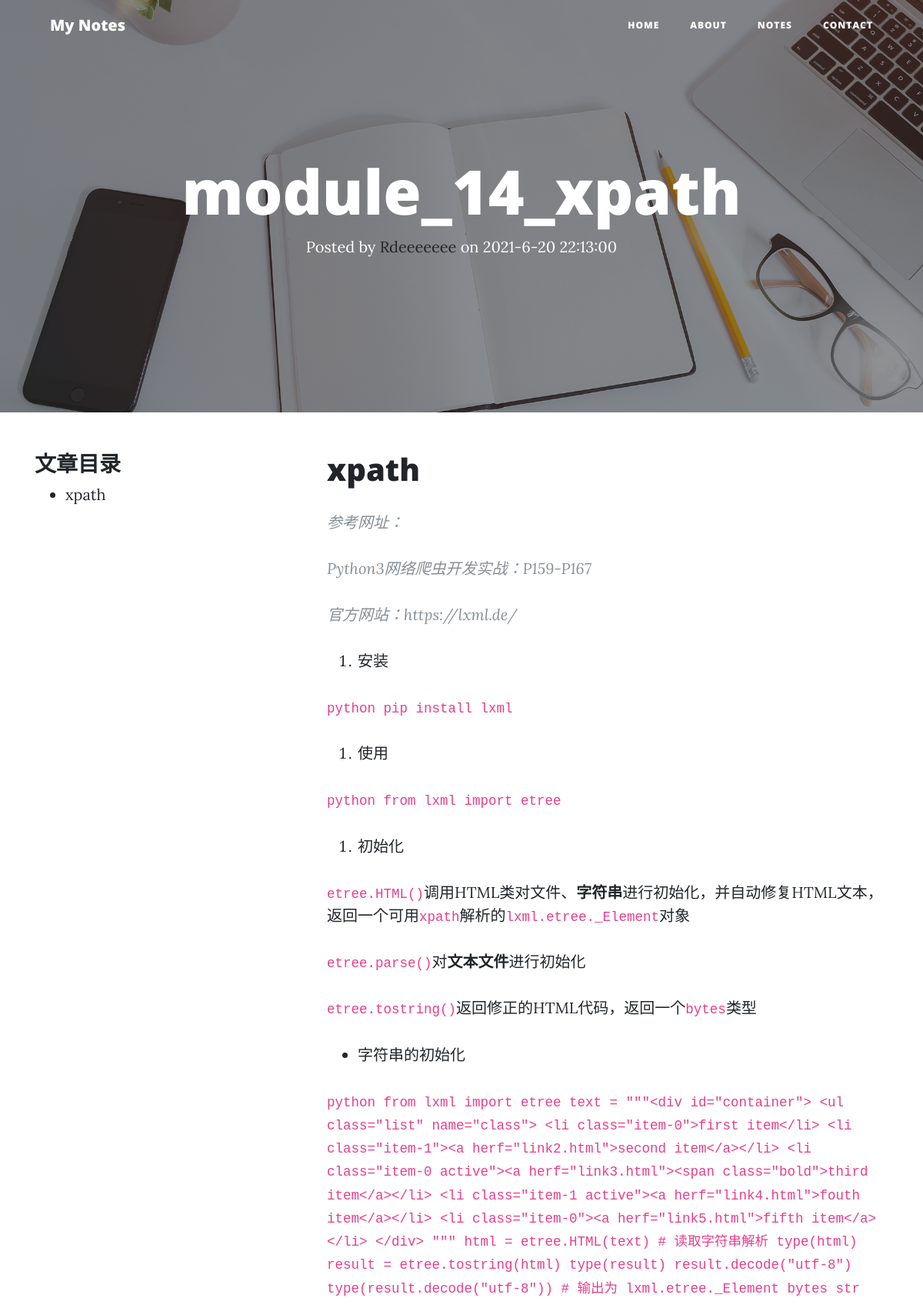
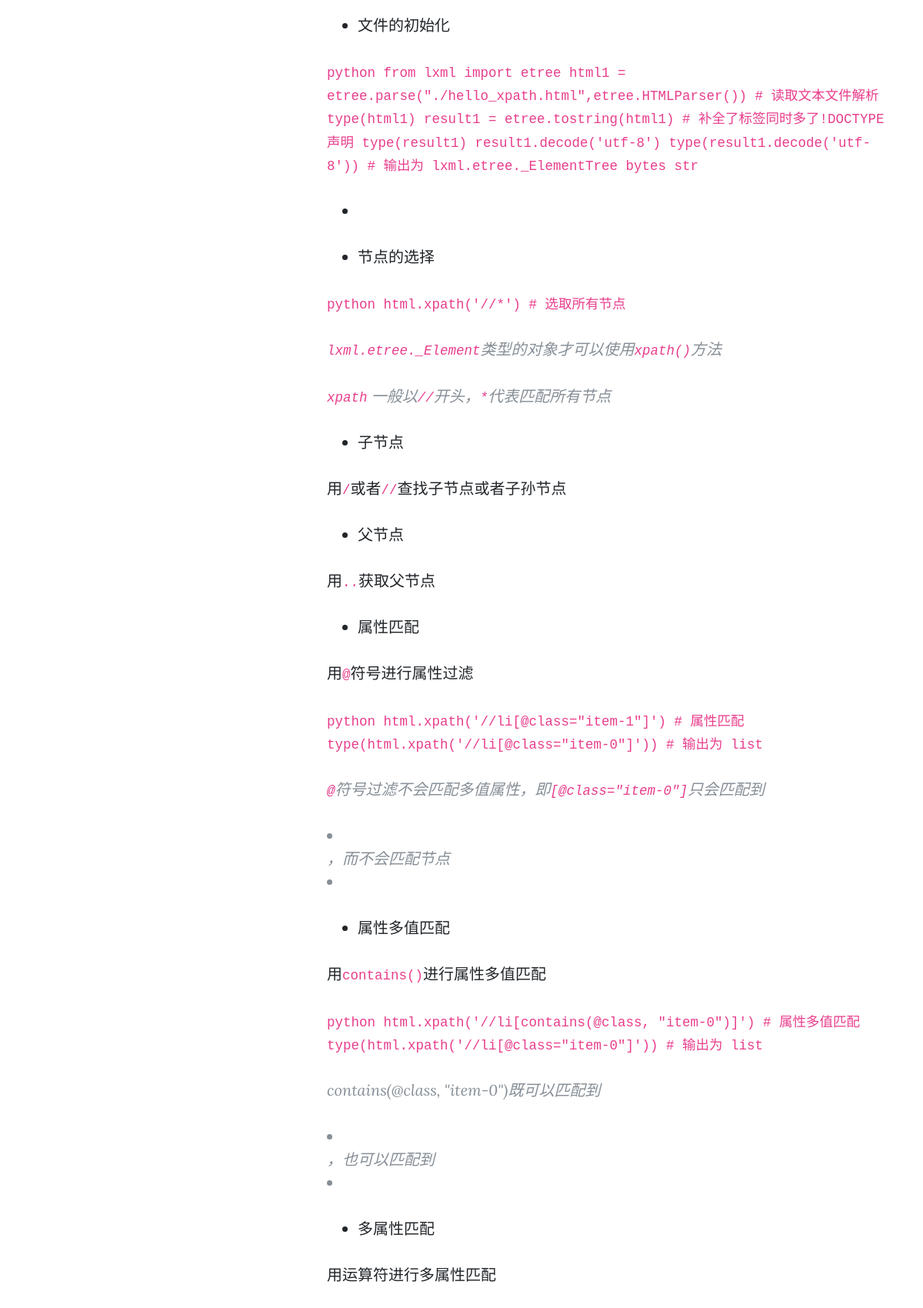
Page /posts/43/ (upper part) on the committed database (2 pictures, top to bottom).
### blog/models.py (models this page shows, shortened)
class Post(models.Model):
	title = models.CharField(max_length=70)
	body = models.TextField()
	created_time = models.DateTimeField()
	modified_time = models.DateTimeField()
	excerpt = models.CharField(max_length=200, blank=True)
	category = models.ForeignKey(Category, on_delete=models.CASCADE)
	tags = models.ManyToManyField(Tag, blank=True)
	author = models.ForeignKey(User, on_delete=models.CASCADE)
	class Meta:
		verbose_name = '文章'
		verbose_name_plural = verbose_name
		ordering = ['-created_time']

### blog/views.py (the view)
# urls.py: path('posts/<int:pk>/', views.detail, name='detail'),
def detail(request, pk):
	post = get_object_or_404(Post, pk=pk)
	md = markdown.Markdown(extensions=[
		'markdown.extensions.extra',
		'markdown.extensions.codehilite',
		TocExtension(slugify=slugify),
		])
	post.body = md.convert(post.body)
	m = re.search(r'<div class="toc">\s*<ul>(.*)</ul>\s*</div>', md.toc, re.S)
	post.toc = m.group(1) if m is not None else ''
	return render(request, 'blog/detail.html', context={'post': post})

### templates/blog/detail.html (shortened to what this page needs)
{% extends 'base.html' %}
{% block title %}
  <h1>{{ post.title }}</h1>
  <span class="meta">Posted by
    <a href="#">{{ post.author }}</a>
    on {{ post.created_time|date:"Y-n-d H:i:s" }}</span>
{% endblock title %}
{% block main %}
  <article class="post post-{{ post.pk }}">
    <div class="container">
      <div class="row">
        {% block toc %}
          {% if post.toc %}
            <div class="col-lg-4 col-md-5 mx-auto position-relative">
              <h3 class="widget-title">文章目录</h3>
              <div class="toc">
                <ul>
                  {{ post.toc|safe }}
                </ul>
              </div>
            </div>
          {% endif %}
        {% endblock toc %}
        <div class="col-lg-8 col-md-10 mx-auto">
          {{ post.body|safe }}
        </div>
      </div>
    </div>
  </article>
{% endblock main %}

### rows in the picture
Post: title "module_14_xpath", author "Rdeeeeeee", created_time "2021-6-20 22:13:00", toc "xpath", body "xpath 参考网址： Python3网络爬虫开发实战：P159-P167 官方网站：https://lxml.de/ 安装 python pip install lxml 使用 python from lxml import etree 初始化 etree.HTML() 调用HTML类对文件、 字符串 进行初始化，并自动修复HTML文本，返回一个可用 xpath 解析的 lxml.etree._Element 对象 etree.parse() 对 文本文件 进行初始化 etree.tostring() 返回修正的HTML代码，返回一个 bytes 类型 字符串的初始化 python from lxml import etree text = \"\"\"<div id=\"container\"> <ul class=\"list\" name=\"class\"> <li class=\"item-0\">first item</li> <li class=\"item-1\"><a herf=\"link2.html\">second item</a></li> <li class=\"item-0 active\"><a herf=\"link3.html\"><span class=\"bold\">third item</a></li> <li class=\"item-1 active\"><a herf=\"link4.html\">fouth item</a></li> <li class=\"item-0\"><a herf=\"link5.html\">fifth item</a></li> </div>…"
